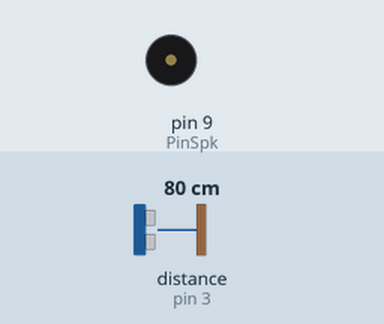
The sketch below on a simulated Arduino Uno, built with avr-gcc and run on an emulated ATmega328P. Shown: buzzer (waves = sounding). Wiring (inferred from the names in the program): ultrasonic range finder: trigger pin 2; echo pin 3. The inputs (shaded band) are chosen by the test bench; at power-on: distance to the obstacle (sensor on pin 3) 80 cm. The echo pulse lasts 58.3 µs per cm.

Above: at 2.2 s.
2.3 s: distance to the obstacle (sensor on pin 3) set to 2 cm
At 3.3 s:
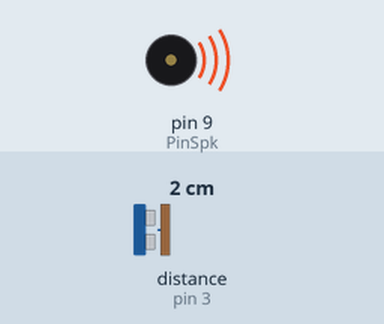
4.3 s: distance to the obstacle (sensor on pin 3) set to 299 cm
At 4.9 s:
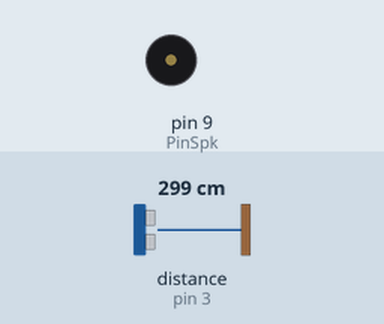
Timing chart, 0 to 11.3 s (numbered marks = the images above; inputs shaded):
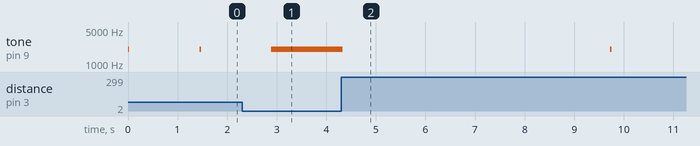

The sketch:

microSensor2.ino
```cpp
#define BEEP_NUM  2000

int PinTrig = 2;
int PinEcho = 3;
int PinSpk  = 9;

void setup()
{
  pinMode(PinTrig,OUTPUT);  // 센서 Trig 핀 파란선
  pinMode(PinEcho,INPUT);   // 센서 Echo 핀 초록선
}

void loop()
{
  tone(PinSpk, BEEP_NUM, 30);
  delay(USensor()*18);
}

int USensor() {
  int duration, cm;

  digitalWrite(PinTrig,HIGH);   // 센서에 Trig 신호 입력
  delayMicroseconds(10);        // 10us 정도 유지
  digitalWrite(PinTrig,LOW);    // Trig 신호 off

  duration = pulseIn(PinEcho, HIGH);  // Echo pin: HIGH->Low 간격을 측정
  cm = microsecondsToCentimeters(duration);  // 거리(cm)로 변환

  return cm;
}

int microsecondsToCentimeters(int microseconds) {
  return microseconds / 29 / 2;
}
```

Measured:
- after the input at 2.3 s, tone on pin 9 (PinSpk): goes on until 2.9 s, then stays 2000 Hz
- after the input at 4.3 s, tone on pin 9 (PinSpk): 2000 Hz → silent at once, → 2000 Hz 5.4 s later, → silent 0.03 s later
- by itself, tone on pin 9 (PinSpk): alternates 2000 Hz for 0.03 s and silent for 1.4 s
